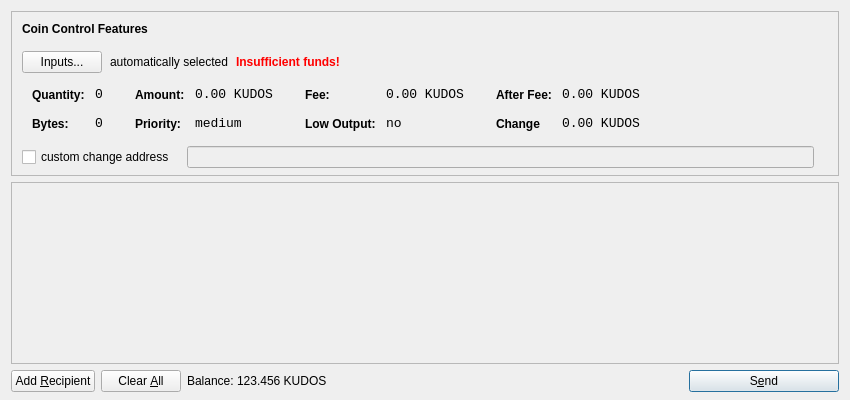
<?xml version="1.0" encoding="UTF-8"?>
<ui version="4.0">
 <class>SendCoinsDialog</class>
 <widget class="QDialog" name="SendCoinsDialog">
  <property name="geometry">
   <rect>
    <x>0</x>
    <y>0</y>
    <width>850</width>
    <height>400</height>
   </rect>
  </property>
  <property name="windowTitle">
   <string>Send Coins</string>
  </property>
  <layout class="QVBoxLayout" name="verticalLayout" stretch="0,1,0">
   <property name="bottomMargin">
    <number>8</number>
   </property>
   <item>
    <widget class="QFrame" name="frameCoinControl">
     <property name="sizePolicy">
      <sizepolicy hsizetype="Expanding" vsizetype="Expanding">
       <horstretch>0</horstretch>
       <verstretch>0</verstretch>
      </sizepolicy>
     </property>
     <property name="maximumSize">
      <size>
       <width>16777215</width>
       <height>16777215</height>
      </size>
     </property>
     <property name="frameShape">
      <enum>QFrame::StyledPanel</enum>
     </property>
     <property name="frameShadow">
      <enum>QFrame::Sunken</enum>
     </property>
     <layout class="QVBoxLayout" name="verticalLayoutCoinControl2">
      <property name="spacing">
       <number>-1</number>
      </property>
      <property name="leftMargin">
       <number>0</number>
      </property>
      <property name="topMargin">
       <number>0</number>
      </property>
      <property name="rightMargin">
       <number>0</number>
      </property>
      <property name="bottomMargin">
       <number>6</number>
      </property>
      <item>
       <layout class="QVBoxLayout" name="verticalLayoutCoinControl" stretch="0,0,0,0,1">
        <property name="spacing">
         <number>0</number>
        </property>
        <property name="leftMargin">
         <number>10</number>
        </property>
        <property name="topMargin">
         <number>10</number>
        </property>
        <item>
         <layout class="QHBoxLayout" name="horizontalLayoutCoinControl1">
          <property name="bottomMargin">
           <number>15</number>
          </property>
          <item>
           <widget class="QLabel" name="labelCoinControlFeatures">
            <property name="sizePolicy">
             <sizepolicy hsizetype="Preferred" vsizetype="Maximum">
              <horstretch>0</horstretch>
              <verstretch>0</verstretch>
             </sizepolicy>
            </property>
            <property name="font">
             <font>
              <weight>75</weight>
              <bold>true</bold>
             </font>
            </property>
            <property name="styleSheet">
             <string notr="true">font-weight:bold;</string>
            </property>
            <property name="text">
             <string>Coin Control Features</string>
            </property>
           </widget>
          </item>
         </layout>
        </item>
        <item>
         <layout class="QHBoxLayout" name="horizontalLayoutCoinControl2" stretch="0,0,0,0">
          <property name="spacing">
           <number>8</number>
          </property>
          <property name="bottomMargin">
           <number>10</number>
          </property>
          <item>
           <widget class="QPushButton" name="pushButtonCoinControl">
            <property name="styleSheet">
             <string notr="true"/>
            </property>
            <property name="text">
             <string>Inputs...</string>
            </property>
           </widget>
          </item>
          <item>
           <widget class="QLabel" name="labelCoinControlAutomaticallySelected">
            <property name="text">
             <string>automatically selected</string>
            </property>
            <property name="margin">
             <number>5</number>
            </property>
           </widget>
          </item>
          <item>
           <widget class="QLabel" name="labelCoinControlInsuffFunds">
            <property name="font">
             <font>
              <weight>75</weight>
              <bold>true</bold>
             </font>
            </property>
            <property name="styleSheet">
             <string notr="true">color:red;font-weight:bold;</string>
            </property>
            <property name="text">
             <string>Insufficient funds!</string>
            </property>
            <property name="margin">
             <number>5</number>
            </property>
           </widget>
          </item>
          <item>
           <spacer name="horizontalSpacerCoinControl">
            <property name="orientation">
             <enum>Qt::Horizontal</enum>
            </property>
            <property name="sizeHint" stdset="0">
             <size>
              <width>40</width>
              <height>1</height>
             </size>
            </property>
           </spacer>
          </item>
         </layout>
        </item>
        <item>
         <widget class="QWidget" name="widgetCoinControl" native="true">
          <property name="sizePolicy">
           <sizepolicy hsizetype="Preferred" vsizetype="Preferred">
            <horstretch>0</horstretch>
            <verstretch>0</verstretch>
           </sizepolicy>
          </property>
          <property name="minimumSize">
           <size>
            <width>0</width>
            <height>0</height>
           </size>
          </property>
          <property name="styleSheet">
           <string notr="true"/>
          </property>
          <layout class="QHBoxLayout" name="horizontalLayoutCoinControl5">
           <property name="margin">
            <number>0</number>
           </property>
           <item>
            <layout class="QHBoxLayout" name="horizontalLayoutCoinControl3" stretch="0,0,0,1">
             <property name="spacing">
              <number>20</number>
             </property>
             <property name="topMargin">
              <number>0</number>
             </property>
             <property name="bottomMargin">
              <number>10</number>
             </property>
             <item>
              <layout class="QFormLayout" name="formLayoutCoinControl1">
               <property name="horizontalSpacing">
                <number>10</number>
               </property>
               <property name="verticalSpacing">
                <number>14</number>
               </property>
               <property name="leftMargin">
                <number>10</number>
               </property>
               <property name="topMargin">
                <number>4</number>
               </property>
               <property name="rightMargin">
                <number>6</number>
               </property>
               <item row="0" column="0">
                <widget class="QLabel" name="labelCoinControlQuantityText">
                 <property name="styleSheet">
                  <string notr="true">font-weight:bold;</string>
                 </property>
                 <property name="text">
                  <string>Quantity:</string>
                 </property>
                 <property name="margin">
                  <number>0</number>
                 </property>
                </widget>
               </item>
               <item row="0" column="1">
                <widget class="QLabel" name="labelCoinControlQuantity">
                 <property name="font">
                  <font>
                   <family>Monospace</family>
                   <pointsize>10</pointsize>
                  </font>
                 </property>
                 <property name="cursor">
                  <cursorShape>IBeamCursor</cursorShape>
                 </property>
                 <property name="contextMenuPolicy">
                  <enum>Qt::ActionsContextMenu</enum>
                 </property>
                 <property name="text">
                  <string>0</string>
                 </property>
                 <property name="margin">
                  <number>0</number>
                 </property>
                 <property name="textInteractionFlags">
                  <set>Qt::LinksAccessibleByMouse|Qt::TextSelectableByKeyboard|Qt::TextSelectableByMouse</set>
                 </property>
                </widget>
               </item>
               <item row="1" column="0">
                <widget class="QLabel" name="labelCoinControlBytesText">
                 <property name="styleSheet">
                  <string notr="true">font-weight:bold;</string>
                 </property>
                 <property name="text">
                  <string>Bytes:</string>
                 </property>
                </widget>
               </item>
               <item row="1" column="1">
                <widget class="QLabel" name="labelCoinControlBytes">
                 <property name="font">
                  <font>
                   <family>Monospace</family>
                   <pointsize>10</pointsize>
                  </font>
                 </property>
                 <property name="cursor">
                  <cursorShape>IBeamCursor</cursorShape>
                 </property>
                 <property name="contextMenuPolicy">
                  <enum>Qt::ActionsContextMenu</enum>
                 </property>
                 <property name="text">
                  <string>0</string>
                 </property>
                 <property name="textInteractionFlags">
                  <set>Qt::LinksAccessibleByMouse|Qt::TextSelectableByKeyboard|Qt::TextSelectableByMouse</set>
                 </property>
                </widget>
               </item>
              </layout>
             </item>
             <item>
              <layout class="QFormLayout" name="formLayoutCoinControl2">
               <property name="horizontalSpacing">
                <number>10</number>
               </property>
               <property name="verticalSpacing">
                <number>14</number>
               </property>
               <property name="leftMargin">
                <number>6</number>
               </property>
               <property name="topMargin">
                <number>4</number>
               </property>
               <property name="rightMargin">
                <number>6</number>
               </property>
               <item row="0" column="0">
                <widget class="QLabel" name="labelCoinControlAmountText">
                 <property name="styleSheet">
                  <string notr="true">font-weight:bold;</string>
                 </property>
                 <property name="text">
                  <string>Amount:</string>
                 </property>
                 <property name="margin">
                  <number>0</number>
                 </property>
                </widget>
               </item>
               <item row="0" column="1">
                <widget class="QLabel" name="labelCoinControlAmount">
                 <property name="font">
                  <font>
                   <family>Monospace</family>
                   <pointsize>10</pointsize>
                  </font>
                 </property>
                 <property name="cursor">
                  <cursorShape>IBeamCursor</cursorShape>
                 </property>
                 <property name="contextMenuPolicy">
                  <enum>Qt::ActionsContextMenu</enum>
                 </property>
                 <property name="text">
                  <string>0.00 KUDOS</string>
                 </property>
                 <property name="textInteractionFlags">
                  <set>Qt::LinksAccessibleByMouse|Qt::TextSelectableByKeyboard|Qt::TextSelectableByMouse</set>
                 </property>
                </widget>
               </item>
               <item row="1" column="0">
                <widget class="QLabel" name="labelCoinControlPriorityText">
                 <property name="styleSheet">
                  <string notr="true">font-weight:bold;</string>
                 </property>
                 <property name="text">
                  <string>Priority:</string>
                 </property>
                </widget>
               </item>
               <item row="1" column="1">
                <widget class="QLabel" name="labelCoinControlPriority">
                 <property name="font">
                  <font>
                   <family>Monospace</family>
                   <pointsize>10</pointsize>
                  </font>
                 </property>
                 <property name="cursor">
                  <cursorShape>IBeamCursor</cursorShape>
                 </property>
                 <property name="contextMenuPolicy">
                  <enum>Qt::ActionsContextMenu</enum>
                 </property>
                 <property name="text">
                  <string>medium</string>
                 </property>
                 <property name="textInteractionFlags">
                  <set>Qt::LinksAccessibleByMouse|Qt::TextSelectableByKeyboard|Qt::TextSelectableByMouse</set>
                 </property>
                </widget>
               </item>
              </layout>
             </item>
             <item>
              <layout class="QFormLayout" name="formLayoutCoinControl3">
               <property name="horizontalSpacing">
                <number>10</number>
               </property>
               <property name="verticalSpacing">
                <number>14</number>
               </property>
               <property name="leftMargin">
                <number>6</number>
               </property>
               <property name="topMargin">
                <number>4</number>
               </property>
               <property name="rightMargin">
                <number>6</number>
               </property>
               <item row="0" column="0">
                <widget class="QLabel" name="labelCoinControlFeeText">
                 <property name="styleSheet">
                  <string notr="true">font-weight:bold;</string>
                 </property>
                 <property name="text">
                  <string>Fee:</string>
                 </property>
                 <property name="margin">
                  <number>0</number>
                 </property>
                </widget>
               </item>
               <item row="0" column="1">
                <widget class="QLabel" name="labelCoinControlFee">
                 <property name="font">
                  <font>
                   <family>Monospace</family>
                   <pointsize>10</pointsize>
                  </font>
                 </property>
                 <property name="cursor">
                  <cursorShape>IBeamCursor</cursorShape>
                 </property>
                 <property name="contextMenuPolicy">
                  <enum>Qt::ActionsContextMenu</enum>
                 </property>
                 <property name="text">
                  <string>0.00 KUDOS</string>
                 </property>
                 <property name="textInteractionFlags">
                  <set>Qt::LinksAccessibleByMouse|Qt::TextSelectableByKeyboard|Qt::TextSelectableByMouse</set>
                 </property>
                </widget>
               </item>
               <item row="1" column="0">
                <widget class="QLabel" name="labelCoinControlLowOutputText">
                 <property name="styleSheet">
                  <string notr="true">font-weight:bold;</string>
                 </property>
                 <property name="text">
                  <string>Low Output:</string>
                 </property>
                </widget>
               </item>
               <item row="1" column="1">
                <widget class="QLabel" name="labelCoinControlLowOutput">
                 <property name="font">
                  <font>
                   <family>Monospace</family>
                   <pointsize>10</pointsize>
                  </font>
                 </property>
                 <property name="cursor">
                  <cursorShape>IBeamCursor</cursorShape>
                 </property>
                 <property name="contextMenuPolicy">
                  <enum>Qt::ActionsContextMenu</enum>
                 </property>
                 <property name="text">
                  <string>no</string>
                 </property>
                 <property name="textInteractionFlags">
                  <set>Qt::LinksAccessibleByMouse|Qt::TextSelectableByKeyboard|Qt::TextSelectableByMouse</set>
                 </property>
                </widget>
               </item>
              </layout>
             </item>
             <item>
              <layout class="QFormLayout" name="formLayoutCoinControl4">
               <property name="horizontalSpacing">
                <number>10</number>
               </property>
               <property name="verticalSpacing">
                <number>14</number>
               </property>
               <property name="leftMargin">
                <number>6</number>
               </property>
               <property name="topMargin">
                <number>4</number>
               </property>
               <property name="rightMargin">
                <number>6</number>
               </property>
               <item row="0" column="0">
                <widget class="QLabel" name="labelCoinControlAfterFeeText">
                 <property name="styleSheet">
                  <string notr="true">font-weight:bold;</string>
                 </property>
                 <property name="text">
                  <string>After Fee:</string>
                 </property>
                 <property name="margin">
                  <number>0</number>
                 </property>
                </widget>
               </item>
               <item row="0" column="1">
                <widget class="QLabel" name="labelCoinControlAfterFee">
                 <property name="font">
                  <font>
                   <family>Monospace</family>
                   <pointsize>10</pointsize>
                  </font>
                 </property>
                 <property name="cursor">
                  <cursorShape>IBeamCursor</cursorShape>
                 </property>
                 <property name="contextMenuPolicy">
                  <enum>Qt::ActionsContextMenu</enum>
                 </property>
                 <property name="text">
                  <string>0.00 KUDOS</string>
                 </property>
                 <property name="textInteractionFlags">
                  <set>Qt::LinksAccessibleByMouse|Qt::TextSelectableByKeyboard|Qt::TextSelectableByMouse</set>
                 </property>
                </widget>
               </item>
               <item row="1" column="0">
                <widget class="QLabel" name="labelCoinControlChangeText">
                 <property name="styleSheet">
                  <string notr="true">font-weight:bold;</string>
                 </property>
                 <property name="text">
                  <string>Change</string>
                 </property>
                </widget>
               </item>
               <item row="1" column="1">
                <widget class="QLabel" name="labelCoinControlChange">
                 <property name="font">
                  <font>
                   <family>Monospace</family>
                   <pointsize>10</pointsize>
                  </font>
                 </property>
                 <property name="cursor">
                  <cursorShape>IBeamCursor</cursorShape>
                 </property>
                 <property name="contextMenuPolicy">
                  <enum>Qt::ActionsContextMenu</enum>
                 </property>
                 <property name="text">
                  <string>0.00 KUDOS</string>
                 </property>
                 <property name="textInteractionFlags">
                  <set>Qt::LinksAccessibleByMouse|Qt::TextSelectableByKeyboard|Qt::TextSelectableByMouse</set>
                 </property>
                </widget>
               </item>
              </layout>
             </item>
            </layout>
           </item>
          </layout>
         </widget>
        </item>
        <item>
         <layout class="QHBoxLayout" name="horizontalLayoutCoinControl4" stretch="0,0,0">
          <property name="spacing">
           <number>12</number>
          </property>
          <property name="sizeConstraint">
           <enum>QLayout::SetDefaultConstraint</enum>
          </property>
          <property name="topMargin">
           <number>5</number>
          </property>
          <property name="rightMargin">
           <number>5</number>
          </property>
          <item>
           <widget class="QCheckBox" name="checkBoxCoinControlChange">
            <property name="text">
             <string>custom change address</string>
            </property>
           </widget>
          </item>
          <item>
           <widget class="QLineEdit" name="lineEditCoinControlChange">
            <property name="enabled">
             <bool>false</bool>
            </property>
            <property name="sizePolicy">
             <sizepolicy hsizetype="Expanding" vsizetype="Fixed">
              <horstretch>0</horstretch>
              <verstretch>0</verstretch>
             </sizepolicy>
            </property>
           </widget>
          </item>
          <item>
           <widget class="QLabel" name="labelCoinControlChangeLabel">
            <property name="sizePolicy">
             <sizepolicy hsizetype="Preferred" vsizetype="Expanding">
              <horstretch>0</horstretch>
              <verstretch>0</verstretch>
             </sizepolicy>
            </property>
            <property name="minimumSize">
             <size>
              <width>0</width>
              <height>0</height>
             </size>
            </property>
            <property name="text">
             <string/>
            </property>
            <property name="margin">
             <number>3</number>
            </property>
           </widget>
          </item>
         </layout>
        </item>
        <item>
         <spacer name="verticalSpacerCoinControl">
          <property name="orientation">
           <enum>Qt::Vertical</enum>
          </property>
          <property name="sizeHint" stdset="0">
           <size>
            <width>800</width>
            <height>1</height>
           </size>
          </property>
         </spacer>
        </item>
       </layout>
      </item>
     </layout>
    </widget>
   </item>
   <item>
    <widget class="QScrollArea" name="scrollArea">
     <property name="widgetResizable">
      <bool>true</bool>
     </property>
     <widget class="QWidget" name="scrollAreaWidgetContents">
      <property name="geometry">
       <rect>
        <x>0</x>
        <y>0</y>
        <width>830</width>
        <height>165</height>
       </rect>
      </property>
      <layout class="QVBoxLayout" name="verticalLayout_2">
       <property name="margin">
        <number>0</number>
       </property>
       <item>
        <layout class="QVBoxLayout" name="entries">
         <property name="spacing">
          <number>6</number>
         </property>
        </layout>
       </item>
       <item>
        <spacer name="verticalSpacer">
         <property name="orientation">
          <enum>Qt::Vertical</enum>
         </property>
         <property name="sizeHint" stdset="0">
          <size>
           <width>20</width>
           <height>40</height>
          </size>
         </property>
        </spacer>
       </item>
      </layout>
     </widget>
    </widget>
   </item>
   <item>
    <layout class="QHBoxLayout" name="horizontalLayout">
     <item>
      <widget class="QPushButton" name="addButton">
       <property name="toolTip">
        <string>Send to multiple recipients at once</string>
       </property>
       <property name="text">
        <string>Add &amp;Recipient</string>
       </property>
       <property name="icon">
        <iconset resource="../bitcoin.qrc">
         <normaloff>:/icons/add</normaloff>:/icons/add</iconset>
       </property>
       <property name="autoDefault">
        <bool>false</bool>
       </property>
      </widget>
     </item>
     <item>
      <widget class="QPushButton" name="clearButton">
       <property name="sizePolicy">
        <sizepolicy hsizetype="Minimum" vsizetype="Fixed">
         <horstretch>0</horstretch>
         <verstretch>0</verstretch>
        </sizepolicy>
       </property>
       <property name="toolTip">
        <string>Remove all transaction fields</string>
       </property>
       <property name="text">
        <string>Clear &amp;All</string>
       </property>
       <property name="icon">
        <iconset resource="../bitcoin.qrc">
         <normaloff>:/icons/remove</normaloff>:/icons/remove</iconset>
       </property>
       <property name="autoRepeatDelay">
        <number>300</number>
       </property>
       <property name="autoDefault">
        <bool>false</bool>
       </property>
      </widget>
     </item>
     <item>
      <layout class="QHBoxLayout" name="horizontalLayout_2">
       <property name="spacing">
        <number>3</number>
       </property>
       <item>
        <widget class="QLabel" name="label">
         <property name="sizePolicy">
          <sizepolicy hsizetype="Preferred" vsizetype="Fixed">
           <horstretch>0</horstretch>
           <verstretch>0</verstretch>
          </sizepolicy>
         </property>
         <property name="text">
          <string>Balance:</string>
         </property>
        </widget>
       </item>
       <item>
        <widget class="QLabel" name="labelBalance">
         <property name="sizePolicy">
          <sizepolicy hsizetype="Preferred" vsizetype="Fixed">
           <horstretch>0</horstretch>
           <verstretch>0</verstretch>
          </sizepolicy>
         </property>
         <property name="cursor">
          <cursorShape>IBeamCursor</cursorShape>
         </property>
         <property name="text">
          <string>123.456 KUDOS</string>
         </property>
         <property name="textInteractionFlags">
          <set>Qt::LinksAccessibleByMouse|Qt::TextSelectableByKeyboard|Qt::TextSelectableByMouse</set>
         </property>
        </widget>
       </item>
      </layout>
     </item>
     <item>
      <spacer name="horizontalSpacer">
       <property name="orientation">
        <enum>Qt::Horizontal</enum>
       </property>
       <property name="sizeHint" stdset="0">
        <size>
         <width>40</width>
         <height>20</height>
        </size>
       </property>
      </spacer>
     </item>
     <item>
      <widget class="QPushButton" name="sendButton">
       <property name="minimumSize">
        <size>
         <width>150</width>
         <height>0</height>
        </size>
       </property>
       <property name="toolTip">
        <string>Confirm the send action</string>
       </property>
       <property name="text">
        <string>S&amp;end</string>
       </property>
       <property name="icon">
        <iconset resource="../bitcoin.qrc">
         <normaloff>:/icons/send</normaloff>:/icons/send</iconset>
       </property>
       <property name="default">
        <bool>true</bool>
       </property>
      </widget>
     </item>
    </layout>
   </item>
  </layout>
 </widget>
 <resources>
  <include location="../bitcoin.qrc"/>
 </resources>
 <connections/>
</ui>
